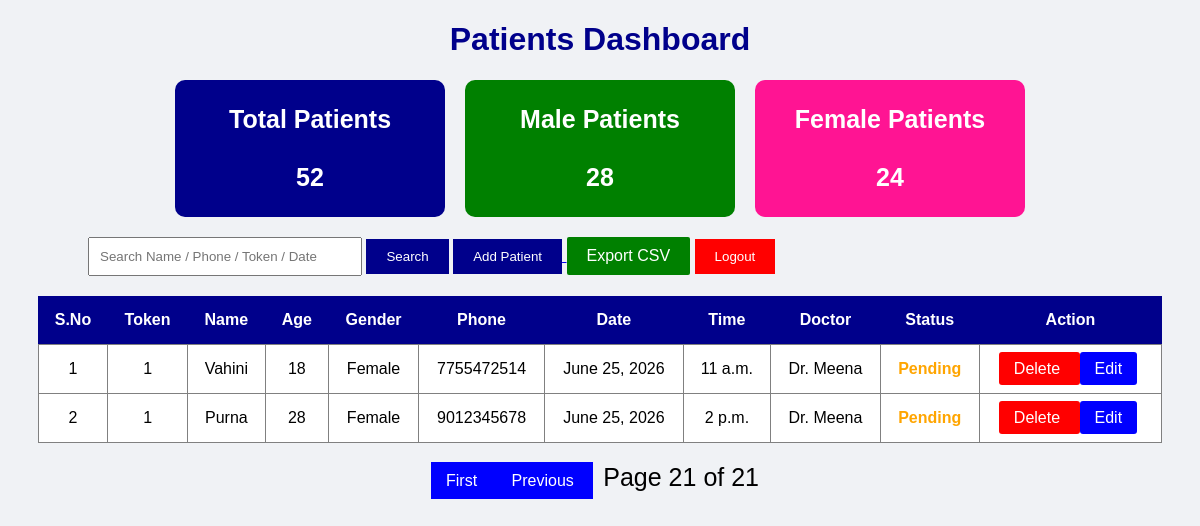
Screenshot of /patients/?page=21 (signed in) with the database file from the repository.
### appointment/models.py (models this page shows, shortened)
class Patient(models.Model):
    STATUS_CHOICES = (
        ('Pending', 'Pending'),
        ('Approved', 'Approved'),
        ('Completed', 'Completed'),
    )
    token = models.IntegerField(default=1)
    name = models.CharField(max_length=100)
    age = models.IntegerField()
    gender = models.CharField(max_length=10)
    phone = models.CharField(max_length=15)
    date = models.DateField()
    time = models.TimeField()
    doctor = models.ForeignKey(
        Doctor,
        on_delete=models.CASCADE
    )
    status = models.CharField(
        max_length=20,
        choices=STATUS_CHOICES,
        default='Pending'
    )

class Doctor(models.Model):
    name = models.CharField(max_length=100)
    specialization = models.CharField(
        max_length=100
    )
    def __str__(self):
        return self.name

### appointment/views.py (the view)
# urls.py: path('patients/', views.patients, name='patients'),
@login_required
def patients(request):
    query = request.GET.get('q', '').strip()
    all_patients = Patient.objects.all().order_by('date', 'id')
    grouped_patients = defaultdict(list)
    for patient in all_patients:
        grouped_patients[patient.date].append(patient)
    dates = list(grouped_patients.keys())
    if query:
        page_patients = []
        for patient in Patient.objects.all():
            date1 = patient.date.strftime("%Y-%m-%d")
            date2 = patient.date.strftime("%d-%m-%Y")
            date3 = patient.date.strftime("%d/%m/%Y")
            date4 = patient.date.strftime("%b %d, %Y")
            date5 = patient.date.strftime("%B %d, %Y")
            date6 = patient.date.strftime("%B")
            date7 = patient.date.strftime("%b")
            if (
            query.lower() in patient.name.lower()
            or query == str(patient.token)
            or query == str(patient.phone)
            or query.lower() == date1.lower()
            or query.lower() == date2.lower()
            or query.lower() == date3.lower()
            or query.lower() == date4.lower()
            or query.lower() == date5.lower()
            or query.lower() == date6.lower()
            or query.lower() == date7.lower()
            ):
             page_patients.append(patient)
        current_date = None
        page = 1
    else:
        page = request.GET.get('page', 1)
        if page == '' or page == 'None':
            page = 1
        page = int(page)
        if page > len(dates):
            page = 1
        if page < 1:
            page = 1
        current_date = dates[page - 1]
        page_patients = grouped_patients[current_date]
    total_patients = Patient.objects.count()
    male_patients = Patient.objects.filter(
        gender="Male"
    ).count()
    female_patients = Patient.objects.filter(
        gender="Female"
    ).count()
    context = {
        'patients': page_patients,
        'current_date': current_date,
        'page': page,
        'total_pages': len(dates),
        'total_patients': total_patients,
        'male_patients': male_patients,
        'female_patients': female_patients,
        'query': query,
    }
    return render(
        request,
        'patients.html',
        context
    )

### appointment/templates/patients.html (shortened to what this page needs)
<!DOCTYPE html>
<html>
<head>
</head>
<body>
<h1>Patients Dashboard</h1>
<div class="cards">
    <div class="card total">
        Total Patients
        <br><br>
        {{ total_patients }}
    </div>
    <div class="card male">
        Male Patients
        <br><br>
        {{ male_patients }}
    </div>
    <div class="card female">
        Female Patients
        <br><br>
        {{ female_patients }}
    </div>
</div>
<div class="top">
    <form method="GET">
    <input type="text"
           name="q"
           value="{{ query }}"
           placeholder="Search Name / Phone / Token / Date">
    <button type="submit"
            class="search-btn">
        Search
    </button>
        <a href="/home/">
            <button type="button"
                    class="search-btn">
                Add Patient
            </button>
        </a>
   <a href="{% url 'export' %}"
style="
background: green;
color: white;
padding: 10px 20px;
text-decoration: none;
font-size: 16px;
border-radius: 2px;
display: inline-block;
">
    Export CSV
</a>
        <a href="/logout/">
            <button type="button"
                    class="logout-btn">
                Logout
            </button>
        </a>
    </form>
</div>
<table>
    <tr>
        <th>S.No</th>
        <th>Token</th>
        <th>Name</th>
        <th>Age</th>
        <th>Gender</th>
        <th>Phone</th>
        <th>Date</th>
        <th>Time</th>
        <th>Doctor</th>
        <th>Status</th>
        <th>Action</th>
    </tr>
        {% for patient in patients %}
    <tr>
        <td>{{ forloop.counter }}</td>
        <td>{{ patient.token }}</td>
        <td>{{ patient.name }}</td>
        <td>{{ patient.age }}</td>
        <td>{{ patient.gender }}</td>
        <td>{{ patient.phone }}</td>
        <td>{{ patient.date }}</td>
        <td>{{ patient.time }}</td>
        <td>{{ patient.doctor }}</td>
        <td>
            {% if patient.status == 'Pending' %}
                <span class="pending">
                    Pending
                </span>
            {% endif %}
        </td>
        <td>
<a href="/delete/{{ patient.id }}/?page={{ page }}"
style="
background:red;
color:white;
padding:8px 15px;
text-decoration:none;
border-radius:3px;
">
    Delete
</a>
<a href="/edit/{{ patient.id }}/?page={{ page }}"
style="
background:blue;
color:white;
padding:8px 15px;
text-decoration:none;
border-radius:3px;
margin-right:5px;
">
    Edit
</a>
        </td>
    </tr>
    {% endfor %}
</table>
<div style="margin-top:20px; text-align:center;">
    {% if page > 1 %}
        <a href="?page=1"
        style="background:blue;color:white;padding:10px 15px;text-decoration:none;">
        First
        </a>
        <a href="?page={{ page|add:'-1' }}"
        style="background:blue;color:white;padding:10px 15px;text-decoration:none;">
        Previous
        </a>
    {% endif %}
    <span style="font-size:25px; margin:0 10px;">
        Page {{ page }} of {{ total_pages }}
    </span>
</div>
</body>
</html>

### appointment/templates/patients.html (style rules this page uses)
body { font-family: Arial; background: #f0f2f5; }
h1 { text-align: center; color: darkblue; }
.cards { display: flex; justify-content: center; gap: 20px; margin-bottom: 20px; }
.card { width: 220px; padding: 25px; color: white; border-radius: 10px; text-align: center; font-size: 25px; font-weight: bold; }
.total { background: darkblue; }
.male { background: green; }
.female { background: deeppink; }
.top { margin-left: 80px; margin-bottom: 20px; }
input { padding: 10px; width: 250px; }
button { padding: 10px 20px; border: none; color: white; cursor: pointer; }
.search-btn { background: darkblue; }
.logout-btn { background: red; }
table { width: 95%; margin: auto; border-collapse: collapse; background: white; }
th { background: darkblue; color: white; padding: 15px; }
td { border: 1px solid gray; padding: 15px; text-align: center; }
.pending { color: orange; font-weight: bold; }

### rows the page displays
Patient: token "1", name "Vahini", age "18", gender "Female", phone "7755472514", date "June 25, 2026", time "11 a.m.", doctor "Dr. Meena", status "Pending"
Patient: token "1", name "Purna", age "28", gender "Female", phone "9012345678", date "June 25, 2026", time "2 p.m.", doctor "Dr. Meena", status "Pending"

### other values shown
{{ total_patients }} "52"
{{ male_patients }} "28"
{{ female_patients }} "24"
{{ page }} "21"
{{ total_pages }} "21"
